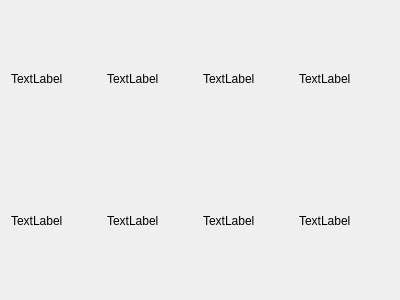
<?xml version="1.0" encoding="UTF-8"?>
<ui version="4.0">
 <class>BitPlane</class>
 <widget class="QDialog" name="BitPlane">
  <property name="geometry">
   <rect>
    <x>0</x>
    <y>0</y>
    <width>400</width>
    <height>300</height>
   </rect>
  </property>
  <property name="windowTitle">
   <string>Dialog</string>
  </property>
  <layout class="QGridLayout" name="gridLayout">
   <item row="1" column="0">
    <widget class="QLabel" name="bit3">
     <property name="text">
      <string>TextLabel</string>
     </property>
    </widget>
   </item>
   <item row="1" column="2">
    <widget class="QLabel" name="bit1">
     <property name="text">
      <string>TextLabel</string>
     </property>
    </widget>
   </item>
   <item row="0" column="0">
    <widget class="QLabel" name="bit7">
     <property name="text">
      <string>TextLabel</string>
     </property>
    </widget>
   </item>
   <item row="0" column="1">
    <widget class="QLabel" name="bit6">
     <property name="text">
      <string>TextLabel</string>
     </property>
    </widget>
   </item>
   <item row="0" column="2">
    <widget class="QLabel" name="bit5">
     <property name="text">
      <string>TextLabel</string>
     </property>
    </widget>
   </item>
   <item row="0" column="3">
    <widget class="QLabel" name="bit4">
     <property name="text">
      <string>TextLabel</string>
     </property>
    </widget>
   </item>
   <item row="1" column="1">
    <widget class="QLabel" name="bit2">
     <property name="text">
      <string>TextLabel</string>
     </property>
    </widget>
   </item>
   <item row="1" column="3">
    <widget class="QLabel" name="bit0">
     <property name="text">
      <string>TextLabel</string>
     </property>
    </widget>
   </item>
  </layout>
 </widget>
 <resources/>
 <connections/>
</ui>
